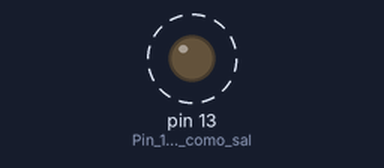
The sketch below on a simulated Arduino Uno, built with avr-gcc and run on an emulated ATmega328P. On the bench: output pins drawn as LEDs (lit = HIGH). Dashed ring = blinking.

Above: at 0.2 s.
Timing chart, 0 to 3.0 s (numbered marks = the images above):
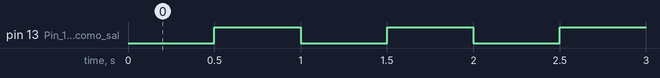

The sketch:

P1.1_Digital_Write.ino
```cpp
//Creación de un blink
void setup(){         //Inicialización del programa
  pinMode(13,OUTPUT); //Pin 13 declarado como salida digital
}
void loop(){              //Programa que se repite
  digitalWrite(13,LOW);   //Pin 13 en bajo o 0V
  delay(500);             //500ms de espera
  digitalWrite(13,HIGH);  //Pin 13 en alto o 5V
  delay(500);             //500ms de espera
}
```

Measured:
- by itself, pin 13 (Pin_13_declarado_como_sal): alternates HIGH for 0.50 s and LOW for 0.50 s
